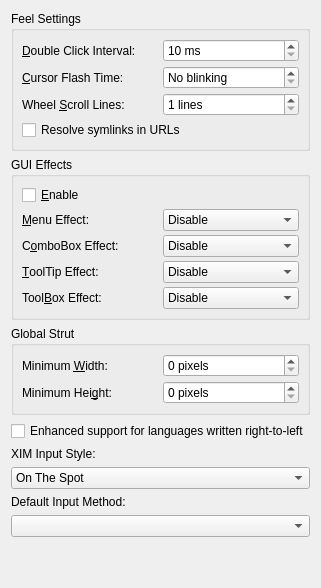
      <widget class="QWidget" name="tab">
       <attribute name="title">
        <string>Interface</string>
       </attribute>
       <layout class="QVBoxLayout">
        <item>
         <widget class="QGroupBox" name="GroupBox4">
          <property name="title">
           <string>Feel Settings</string>
          </property>
          <layout class="QGridLayout">
           <property name="margin">
            <number>8</number>
           </property>
           <property name="spacing">
            <number>4</number>
           </property>
           <item row="0" column="1">
            <widget class="QSpinBox" name="dcispin">
             <property name="suffix">
              <string> ms</string>
             </property>
             <property name="minimum">
              <number>10</number>
             </property>
             <property name="maximum">
              <number>10000</number>
             </property>
            </widget>
           </item>
           <item row="0" column="0">
            <widget class="QLabel" name="dcibuddy">
             <property name="text">
              <string>&amp;Double Click Interval:</string>
             </property>
             <property name="buddy">
              <cstring>dcispin</cstring>
             </property>
            </widget>
           </item>
           <item row="1" column="1">
            <widget class="QSpinBox" name="cfispin">
             <property name="specialValueText">
              <string>No blinking</string>
             </property>
             <property name="suffix">
              <string> ms</string>
             </property>
             <property name="minimum">
              <number>9</number>
             </property>
             <property name="maximum">
              <number>10000</number>
             </property>
            </widget>
           </item>
           <item row="1" column="0">
            <widget class="QLabel" name="cfibuddy">
             <property name="text">
              <string>&amp;Cursor Flash Time:</string>
             </property>
             <property name="buddy">
              <cstring>cfispin</cstring>
             </property>
            </widget>
           </item>
           <item row="2" column="1">
            <widget class="QSpinBox" name="wslspin">
             <property name="suffix">
              <string> lines</string>
             </property>
             <property name="minimum">
              <number>1</number>
             </property>
             <property name="maximum">
              <number>20</number>
             </property>
            </widget>
           </item>
           <item row="2" column="0">
            <widget class="QLabel" name="wslbuddy">
             <property name="text">
              <string>Wheel &amp;Scroll Lines:</string>
             </property>
             <property name="buddy">
              <cstring>wslspin</cstring>
             </property>
            </widget>
           </item>
           <item row="3" column="0" colspan="2">
            <widget class="QCheckBox" name="resolvelinks">
             <property name="text">
              <string>Resolve symlinks in URLs</string>
             </property>
            </widget>
           </item>
          </layout>
         </widget>
        </item>
        <item>
         <widget class="QGroupBox" name="GroupBox3">
          <property name="title">
           <string>GUI Effects</string>
          </property>
          <layout class="QVBoxLayout">
           <property name="spacing">
            <number>4</number>
           </property>
           <property name="margin">
            <number>8</number>
           </property>
           <item>
            <widget class="QCheckBox" name="effectcheckbox">
             <property name="text">
              <string>&amp;Enable</string>
             </property>
             <property name="shortcut">
              <string>Alt+E</string>
             </property>
            </widget>
           </item>
           <item>
            <widget class="Q3Frame" name="effectbase">
             <property name="frameShape">
              <enum>QFrame::NoFrame</enum>
             </property>
             <property name="frameShadow">
              <enum>QFrame::Plain</enum>
             </property>
             <layout class="QGridLayout">
              <property name="margin">
               <number>0</number>
              </property>
              <property name="spacing">
               <number>4</number>
              </property>
              <item row="0" column="0">
               <widget class="QLabel" name="meffectbuddy">
                <property name="text">
                 <string>&amp;Menu Effect:</string>
                </property>
                <property name="buddy">
                 <cstring>menueffect</cstring>
                </property>
               </widget>
              </item>
              <item row="1" column="0">
               <widget class="QLabel" name="ceffectbuddy">
                <property name="text">
                 <string>C&amp;omboBox Effect:</string>
                </property>
                <property name="buddy">
                 <cstring>comboeffect</cstring>
                </property>
               </widget>
              </item>
              <item row="2" column="0">
               <widget class="QLabel" name="teffectbuddy">
                <property name="text">
                 <string>&amp;ToolTip Effect:</string>
                </property>
                <property name="buddy">
                 <cstring>tooltipeffect</cstring>
                </property>
               </widget>
              </item>
              <item row="3" column="0">
               <widget class="QLabel" name="beffectbuddy">
                <property name="text">
                 <string>Tool&amp;Box Effect:</string>
                </property>
                <property name="buddy">
                 <cstring>toolboxeffect</cstring>
                </property>
               </widget>
              </item>
              <item row="0" column="1">
               <widget class="QComboBox" name="menueffect">
                <property name="currentIndex">
                 <number>0</number>
                </property>
                <property name="autoCompletion">
                 <bool>true</bool>
                </property>
                <item>
                 <property name="text">
                  <string>Disable</string>
                 </property>
                </item>
                <item>
                 <property name="text">
                  <string>Animate</string>
                 </property>
                </item>
                <item>
                 <property name="text">
                  <string>Fade</string>
                 </property>
                </item>
               </widget>
              </item>
              <item row="1" column="1">
               <widget class="QComboBox" name="comboeffect">
                <item>
                 <property name="text">
                  <string>Disable</string>
                 </property>
                </item>
                <item>
                 <property name="text">
                  <string>Animate</string>
                 </property>
                </item>
               </widget>
              </item>
              <item row="2" column="1">
               <widget class="QComboBox" name="tooltipeffect">
                <item>
                 <property name="text">
                  <string>Disable</string>
                 </property>
                </item>
                <item>
                 <property name="text">
                  <string>Animate</string>
                 </property>
                </item>
                <item>
                 <property name="text">
                  <string>Fade</string>
                 </property>
                </item>
               </widget>
              </item>
              <item row="3" column="1">
               <widget class="QComboBox" name="toolboxeffect">
                <item>
                 <property name="text">
                  <string>Disable</string>
                 </property>
                </item>
                <item>
                 <property name="text">
                  <string>Animate</string>
                 </property>
                </item>
               </widget>
              </item>
             </layout>
            </widget>
           </item>
          </layout>
         </widget>
        </item>
        <item>
         <widget class="QGroupBox" name="GroupBox5">
          <property name="title">
           <string>Global Strut</string>
          </property>
          <layout class="QGridLayout">
           <property name="margin">
            <number>8</number>
           </property>
           <property name="spacing">
            <number>4</number>
           </property>
           <item row="0" column="0">
            <widget class="QLabel" name="swbuddy">
             <property name="text">
              <string>Minimum &amp;Width:</string>
             </property>
             <property name="buddy">
              <cstring>strutwidth</cstring>
             </property>
            </widget>
           </item>
           <item row="1" column="0">
            <widget class="QLabel" name="shbuddy">
             <property name="text">
              <string>Minimum Hei&amp;ght:</string>
             </property>
             <property name="buddy">
              <cstring>strutheight</cstring>
             </property>
            </widget>
           </item>
           <item row="0" column="1">
            <widget class="QSpinBox" name="strutwidth">
             <property name="suffix">
              <string> pixels</string>
             </property>
             <property name="maximum">
              <number>1000</number>
             </property>
            </widget>
           </item>
           <item row="1" column="1">
            <widget class="QSpinBox" name="strutheight">
             <property name="suffix">
              <string> pixels</string>
             </property>
             <property name="maximum">
              <number>1000</number>
             </property>
            </widget>
           </item>
          </layout>
         </widget>
        </item>
        <item>
         <widget class="QCheckBox" name="rtlExtensions">
          <property name="text">
           <string>Enhanced support for languages written right-to-left</string>
          </property>
         </widget>
        </item>
        <item>
         <widget class="QLabel" name="inputStyleLabel">
          <property name="text">
           <string>XIM Input Style:</string>
          </property>
         </widget>
        </item>
        <item>
         <widget class="QComboBox" name="inputStyle">
          <property name="currentIndex">
           <number>0</number>
          </property>
          <item>
           <property name="text">
            <string>On The Spot</string>
           </property>
          </item>
          <item>
           <property name="text">
            <string>Over The Spot</string>
           </property>
          </item>
          <item>
           <property name="text">
            <string>Off The Spot</string>
           </property>
          </item>
          <item>
           <property name="text">
            <string>Root</string>
           </property>
          </item>
         </widget>
        </item>
        <item>
         <widget class="QLabel" name="inputMethodLabel">
          <property name="text">
           <string>Default Input Method:</string>
          </property>
         </widget>
        </item>
        <item>
         <widget class="QComboBox" name="inputMethod">
          <property name="currentIndex">
           <number>-1</number>
          </property>
         </widget>
        </item>
        <item>
         <spacer>
          <property name="orientation">
           <enum>Qt::Vertical</enum>
          </property>
          <property name="sizeType">
           <enum>QSizePolicy::Expanding</enum>
          </property>
          <property name="sizeHint" stdset="0">
           <size>
            <width>20</width>
            <height>40</height>
           </size>
          </property>
         </spacer>
        </item>
       </layout>
      </widget>
